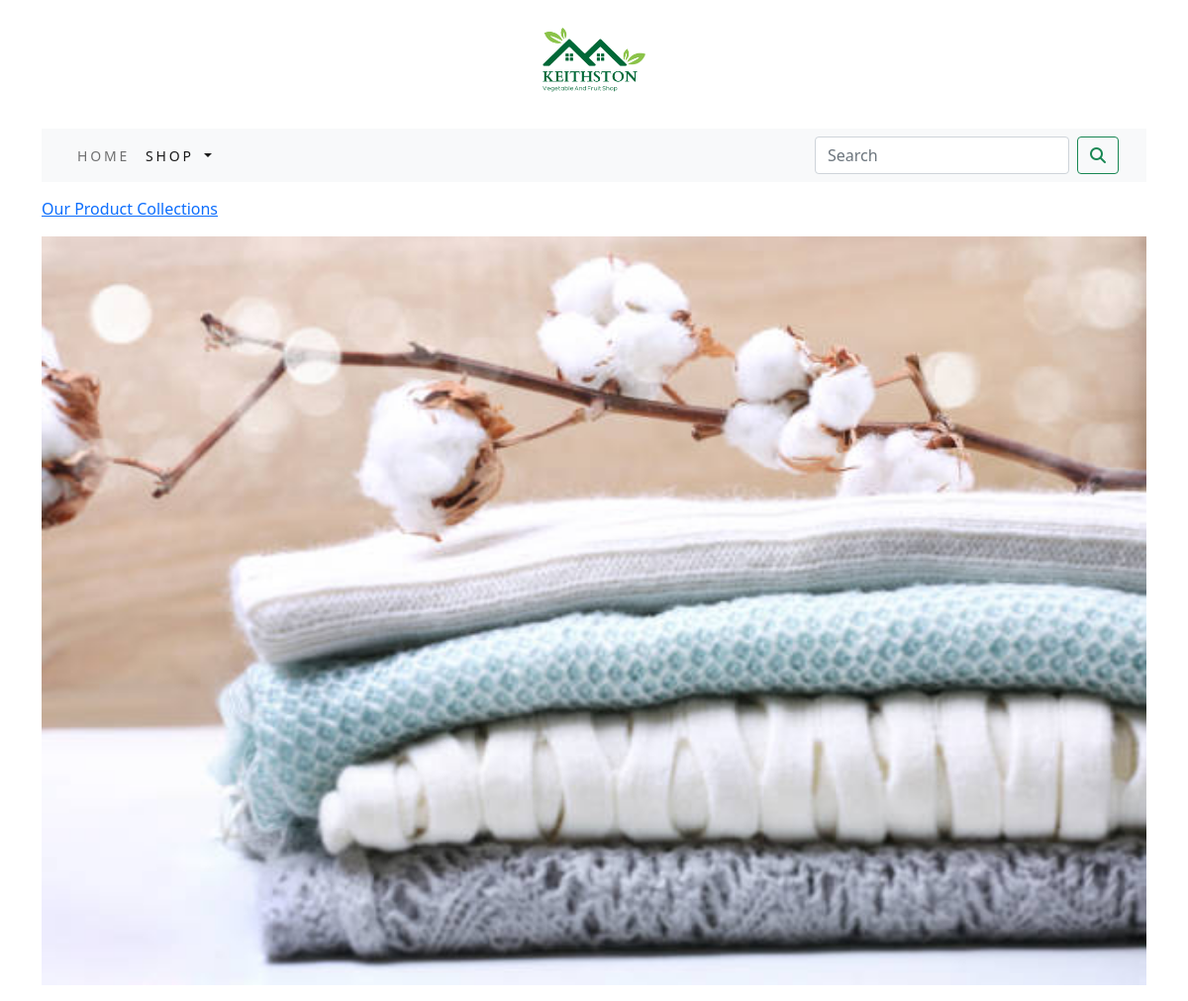
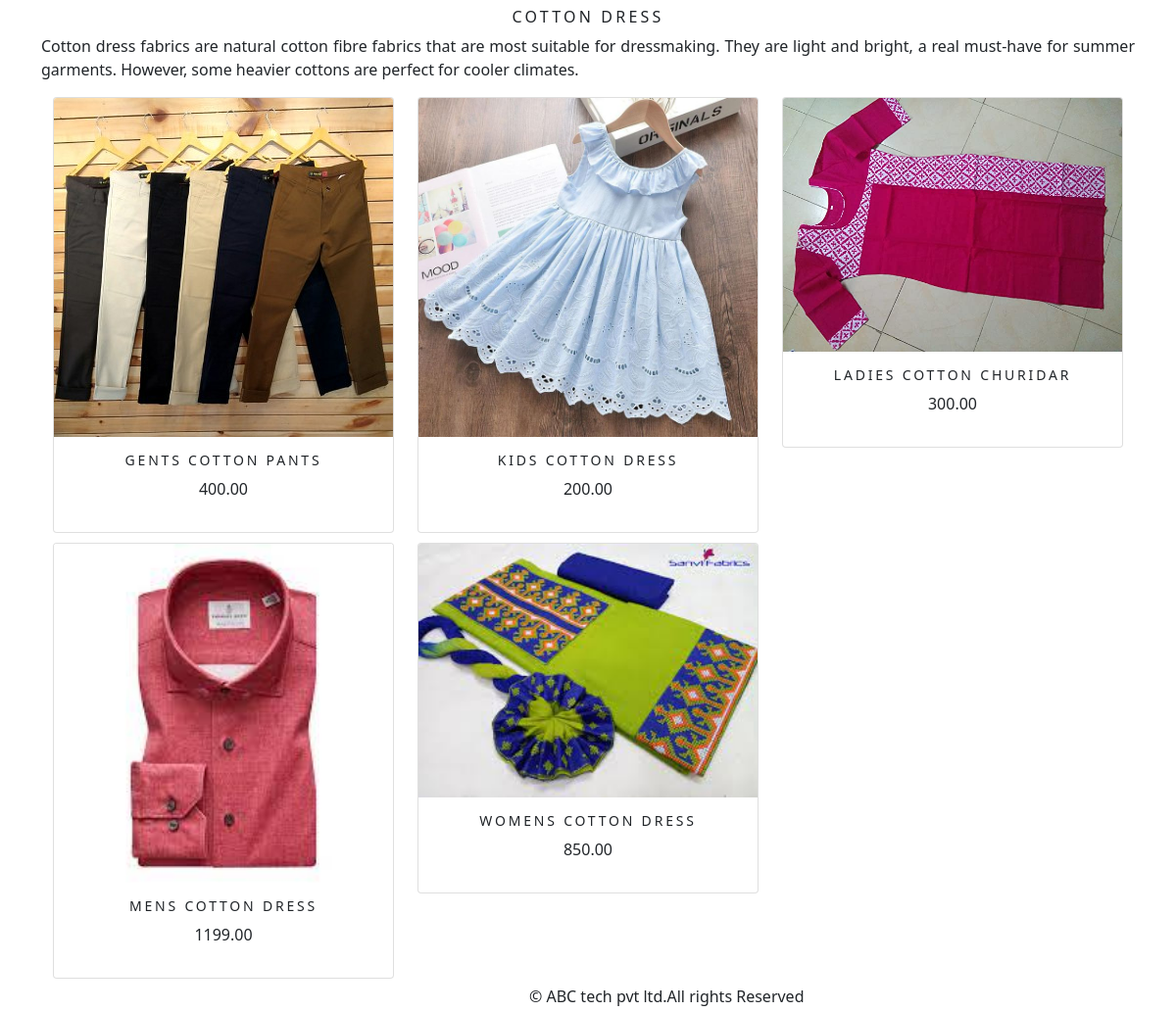
The app's page /shop/cotton-dress/ with its own data (2 pictures, top to bottom).
### shop/models.py (models this page shows, shortened)
class Category(models.Model):
    name = models.CharField(max_length=250, unique=True)
    slug = models.SlugField(max_length=250, unique=True)
    description = models.TextField(blank=True)
    image = models.ImageField(upload_to='category', blank=True)
    class Meta:
        ordering = ('name',)
        verbose_name = 'category'
        verbose_name_plural = 'categories'
    def get_url(self):
        return reverse('shop:products_by_category', args=[self.slug])

class Product(models.Model):
    name = models.CharField(max_length=250, unique=True)
    slug = models.SlugField(max_length=250, unique=True)
    description = models.TextField(blank=True)
    price = models.DecimalField(max_digits=10, decimal_places=2)
    category = models.ForeignKey(Category, on_delete=models.CASCADE)
    image = models.ImageField(upload_to='product', blank=True)
    stock = models.IntegerField()
    available = models.BooleanField(default=True)
    created = models.DateTimeField(auto_now_add=True)
    updated = models.DateTimeField(auto_now=True)
    def get_url(self):
        return reverse('shop:prodCatdetail', args=[self.category.slug, self.slug])
    class Meta:
        ordering = ('name',)
        verbose_name = 'product'
        verbose_name_plural = 'products'

### shop/views.py (the view)
# urls.py: path('', views.allProdCat, name='allProdCat'),
def allProdCat(request, c_slug=None):
    c_page = None
    products_list = None
    if c_slug!=None:
        c_page = get_object_or_404(Category, slug=c_slug)
        products_list = Product.objects.all().filter(category=c_page, available=True)
    else:
        products_list = Product.objects.all().filter(available=True)
    paginator = Paginator(products_list, 6)
    try:
        page = int(request.GET.get('page', '1'))
    except:
        page = 1
    try:
        products = paginator.page(page)
    except (EmptyPage, InvalidPage):
        products = paginator.page(paginator.num_pages)
    return render(request, "category.html", {'category': c_page, 'products': products})

### cart/context_processors.py (called while the page is built)
def counter(request):
    item_count = 0
    if 'admin' in request.path:
        return {}
    else:
        try:
            cart = Cart.objects.filter(cart_id=cart_id(request))
            cart_items = CartItem.objects.all().filter(cart=cart[:1])
            for cart_item in cart_items:
                item_count += cart_item.quantity
        except Cart.DoesNotExist:
            item_count = 0
    return dict(item_count=item_count)

### cart/views.py (called while the page is built)
def cart_id(request):
    cart = request.session.session_key
    if not cart:
        cart = request.session.create()
    return cart

### shop/context_processors.py (called while the page is built)
def menu_links(request):
    links = Category.objects.all()
    return dict(links=links)

### templates/category.html (shortened to what this page needs)
{% extends 'base.html' %}
{% load static %}
{% block content %}
{% if category %}
   <div>
      <div class="row my_row_class">
         <div class="mx-auto">
         <p><a href="{% url 'shop:allProdCat' %}">Our Product Collections</a></p>
        </div>
      </div>
   </div>
    {% endif %}
<div class="mx-auto">
   {% if category %}
   <img class="my_image" src="{{category.image.url}}" alt="{{category.name}}" width="200" height="200">
</div>
    <br>
<div>
   <h1 class="text-center my_title">{{category.name}}</h1>
   <p class="text-justify">{{category.description}}</p>
</div>
{% endif %}
<div class="container">
    <div class="row mx_auto">
        {% for product in products.object_list %}
        <div class="my_bottom_margin col-9 col-sm-12 col-md-4 col-lg-4">
            <div class="card text-center" style="min-width:18rem;">
                 <a href="{{product.get_url}}"><img class="card-img-top my_image" src="{{product.image.url}}" alt="{{product.name}}" width="200" height="200"></a>
            <div class="card-body">
               <h4>{{ product.name }}</h4>
               <p>{{ product.price }}</p>
            </div>
            </div>
        </div>
        {% endfor %}
   </div>
</div>
   <br>
</div>
{% endblock %}

### static/css/custom.css (style rules this page uses)
body { font-family : 'Roboto', sans-serif; }
.my_row_class { padding-top : 15px; }
.my_image { width : 100%; height : auto; }
.my_title { font-size : 16px; text-transform : uppercase; letter-spacing : .2em; }
.my_bottom_margin { margin-bottom : 10px; }
.card-body h4 { font-size : 14px; text-transform : uppercase; letter-spacing : .2em; }

### records on screen
Category: image (picture), name "COTTON DRESS", description "Cotton dress fabrics are natural cotton fibre fabrics that are most suitable for dressmaking. They are light and bright, a real must-have for summer garments. However, some heavier cottons are perfect for cooler climates."
Product: image (picture), name "GENTS COTTON PANTS", price "400.00"
Product: image (picture), name "KIDS COTTON DRESS", price "200.00"
Product: image (picture), name "LADIES COTTON CHURIDAR", price "300.00"
Product: image (picture), name "MENS COTTON DRESS", price "1199.00"
Product: image (picture), name "WOMENS COTTON DRESS", price "850.00"
